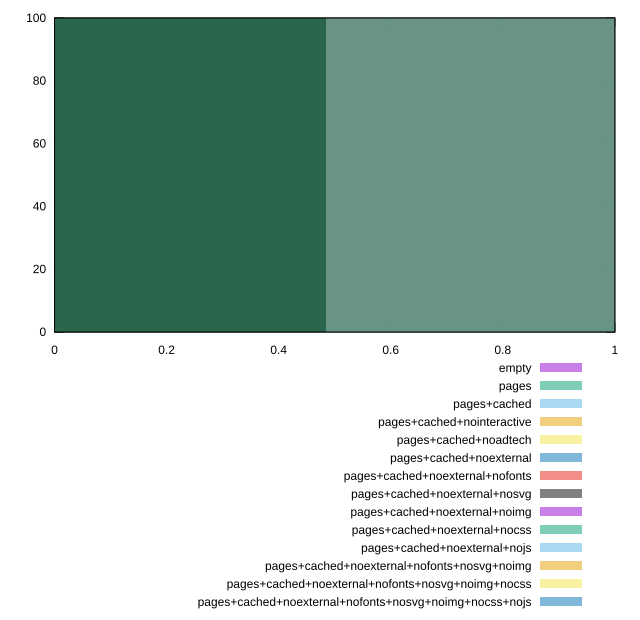

This chart was generated by the following gnuplot code:
reset

$empty <<EOF
0.9707341789204313 100
EOF

$pages <<EOF
0.9707341789204313 2
0 98
EOF

$pagesCached <<EOF
0.9707341789204313 1
0 99
EOF

$pagesCachedNointeractive <<EOF
0 100
EOF

$pagesCachedNoadtech <<EOF
0 100
EOF

$pagesCachedNoexternal <<EOF
0 100
EOF

$pagesCachedNoexternalNofonts <<EOF
0 100
EOF

$pagesCachedNoexternalNosvg <<EOF
0 100
EOF

$pagesCachedNoexternalNoimg <<EOF
0.9707341789204313 100
EOF

$pagesCachedNoexternalNocss <<EOF
0 100
EOF

$pagesCachedNoexternalNojs <<EOF
0.9707341789204313 100
EOF

$pagesCachedNoexternalNofontsNosvgNoimg <<EOF
0.9707341789204313 100
EOF

$pagesCachedNoexternalNofontsNosvgNoimgNocss <<EOF
0.9707341789204313 100
EOF

$pagesCachedNoexternalNofontsNosvgNoimgNocssNojs <<EOF
0.9707341789204313 100
EOF

set key outside below
set boxwidth 0.9707341789204313
set xrange [0:1]
set yrange [0:100]
set trange [0:100]
set style fill transparent solid 0.5 noborder
set terminal svg size 640, 620 enhanced background rgb 'white'
set output "reprap/uses-webp-images/comparison/histogram/all_score.svg"

plot $empty title "empty" with boxes, \
     $pages title "pages" with boxes, \
     $pagesCached title "pages+cached" with boxes, \
     $pagesCachedNointeractive title "pages+cached+nointeractive" with boxes, \
     $pagesCachedNoadtech title "pages+cached+noadtech" with boxes, \
     $pagesCachedNoexternal title "pages+cached+noexternal" with boxes, \
     $pagesCachedNoexternalNofonts title "pages+cached+noexternal+nofonts" with boxes, \
     $pagesCachedNoexternalNosvg title "pages+cached+noexternal+nosvg" with boxes, \
     $pagesCachedNoexternalNoimg title "pages+cached+noexternal+noimg" with boxes, \
     $pagesCachedNoexternalNocss title "pages+cached+noexternal+nocss" with boxes, \
     $pagesCachedNoexternalNojs title "pages+cached+noexternal+nojs" with boxes, \
     $pagesCachedNoexternalNofontsNosvgNoimg title "pages+cached+noexternal+nofonts+nosvg+noimg" with boxes, \
     $pagesCachedNoexternalNofontsNosvgNoimgNocss title "pages+cached+noexternal+nofonts+nosvg+noimg+nocss" with boxes, \
     $pagesCachedNoexternalNofontsNosvgNoimgNocssNojs title "pages+cached+noexternal+nofonts+nosvg+noimg+nocss+nojs" with boxes

reset
